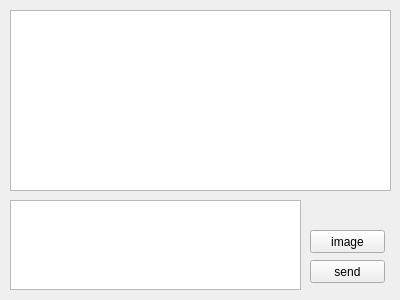
<?xml version="1.0" encoding="UTF-8"?>
<ui version="4.0">
 <class>Widget</class>
 <widget class="QWidget" name="Widget">
  <property name="geometry">
   <rect>
    <x>0</x>
    <y>0</y>
    <width>400</width>
    <height>300</height>
   </rect>
  </property>
  <property name="windowTitle">
   <string>Client</string>
  </property>
  <widget class="QTextBrowser" name="textBrowser">
   <property name="geometry">
    <rect>
     <x>10</x>
     <y>10</y>
     <width>381</width>
     <height>181</height>
    </rect>
   </property>
  </widget>
  <widget class="QTextBrowser" name="textBrowser_2">
   <property name="geometry">
    <rect>
     <x>10</x>
     <y>200</y>
     <width>291</width>
     <height>90</height>
    </rect>
   </property>
  </widget>
  <widget class="QPushButton" name="btnSend">
   <property name="geometry">
    <rect>
     <x>310</x>
     <y>260</y>
     <width>75</width>
     <height>23</height>
    </rect>
   </property>
   <property name="text">
    <string>send</string>
   </property>
  </widget>
  <widget class="QPushButton" name="btnImage">
   <property name="geometry">
    <rect>
     <x>310</x>
     <y>230</y>
     <width>75</width>
     <height>23</height>
    </rect>
   </property>
   <property name="text">
    <string>image</string>
   </property>
  </widget>
 </widget>
 <layoutdefault spacing="6" margin="11"/>
 <resources/>
 <connections/>
</ui>
